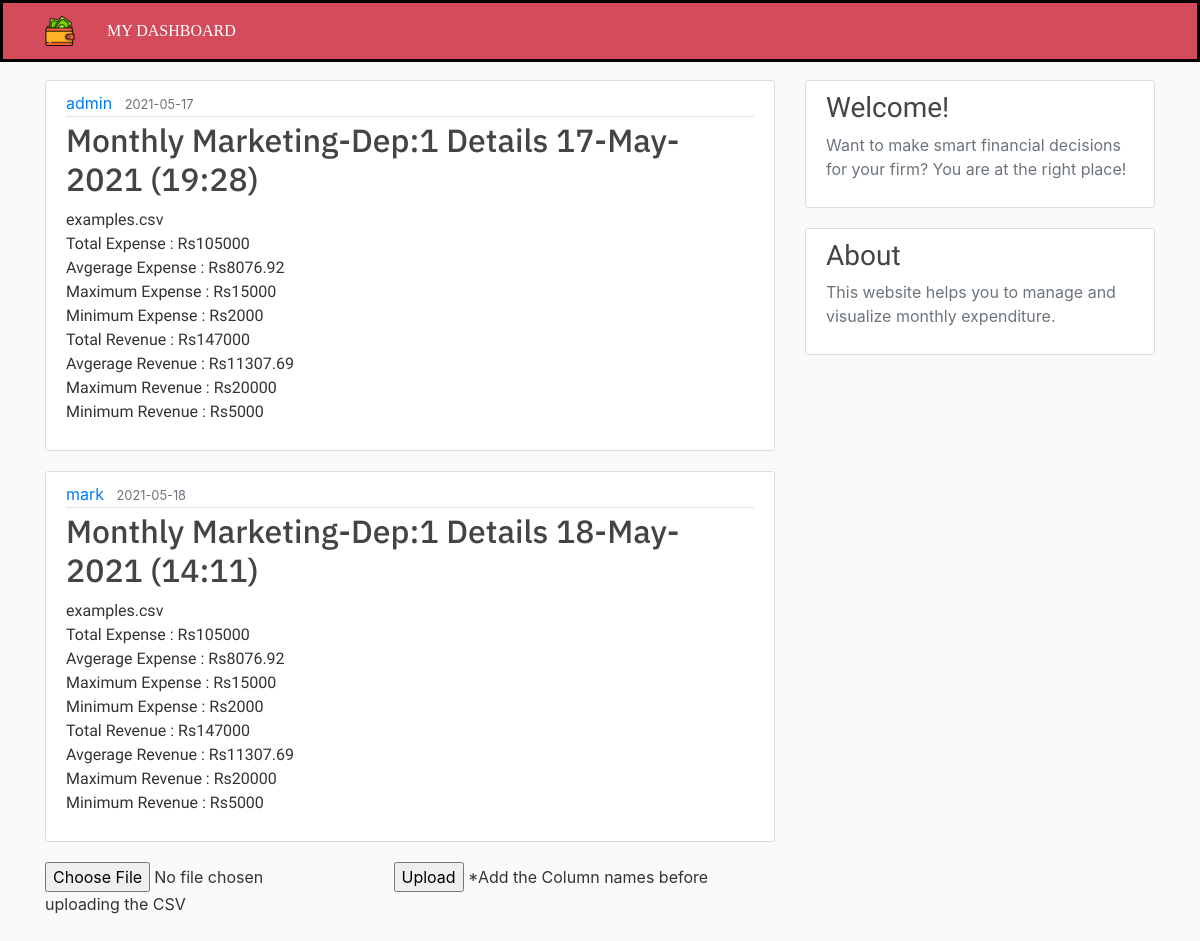
Screenshot of /marketing/department-1 (signed in) with the database file from the repository.
### budgetapp/models.py (models this page shows, shortened)
class Post(db.Model):
    id = db.Column(db.Integer, primary_key=True)
    title = db.Column(db.String(100), nullable=False)
    date_posted = db.Column(db.DateTime, nullable=False, default=datetime.utcnow)
    department = db.Column(db.Text, nullable=False)
    dep_num= db.Column(db.String(12), nullable=False) #Sub-department
    content = db.Column(db.Text, nullable=False)
    user_id = db.Column(db.Text, db.ForeignKey('user.id'), nullable=False)

class User(db.Model, UserMixin):
    id = db.Column(db.Integer, primary_key=True, autoincrement=True)
    username = db.Column(db.String(20), unique=True, nullable=False)
    email = db.Column(db.String(120), unique=True, nullable=False)
    department = db.Column(db.String(12), nullable=False)
    dep_num= db.Column(db.String(12), nullable=False)
    password = db.Column(db.String(60), nullable=False)
    posts = db.relationship('Post', backref='author')

### budgetapp/routes.py (the view, shortened to what this page needs)
@app.route("/marketing/department-1",methods = ["POST", "GET"])
@login_required
def marketing_1():
    global mar,file_m_1,h,m
    data=[]
    posts = Post.query.filter_by(department='Marketing',dep_num='Marketing-Dep:1')
    if mar == 1 or mar == 2:
        if request.method=="POST":
            f = request.files['csvfile']
            if f.filename=='':
                return redirect(url_for('marketing_1'))
            elif f:
                p=f.filename.split(".")
                if "csv" in p:
                    filename = secure_filename(f.filename)
                    f.save(os.path.join(app.config['UPLOAD_FOLDER'], filename))
                else:
                    flash('Uploaded file is not in csv format', 'danger')
                    return redirect(url_for('marketing_1'))
            clean(filename)
            k=post_add(filename,'Marketing','Marketing-Dep:1')
            if k==0:
                flash('Post Already exist', 'warning')
            elif k==-1:
                flash('Add "Category" to Column names in the CSV file and Try again', 'danger')
                return redirect(url_for('marketing_1'))
            else :
                flash('Post added Sucessfully', 'success')
                file_m_1 = filename
            data=func_2(filename)
            cat=data[0]
            label=data[1]
            expense=data[2]
            revenue=data[3]
            labels=','.join(label)
            posts= Post.query.filter_by(department='Marketing',dep_num='Marketing-Dep:1')
            return render_template("marketing_1.html",posts=posts,labels=labels,rev=revenue,exp=expense,u=cat,active_m_1='active',h=h,m=m)
        else:
            return render_template('marketing_1.html', title='Marketing', posts=posts,active_m_1='active',h=h,m=m)
    else:
        return render_template('no_access_page.html',active_m_1='active',h=h,m=m)

### budgetapp/models.py (called while the page is built)
@login_manager.user_loader
def load_user(user_id):
    return User.query.get(int(user_id))

### budgetapp/templates/marketing_1.html (shortened to what this page needs)
{% extends 'layouts.html'%}
    {% block content%}
        {% for post in posts%}
        <article class="media content-section">
          <div class="media-body">
            <div class="article-metadata">
              <a class="mr-2" href="#">{{ post.author.username }}</a>
              <small class="text-muted">{{ post.date_posted.strftime('%Y-%m-%d') }}</small>
            </div>
            <h2><a class="article-title" style="font-family: 'IBM Plex Sans', sans-serif;">{{ post.title }}</a></h2>
            <p class="article-content" style="font-family: 'ABeeZee', sans-serif;">{{ post.content }}</p>
          </div>
        </article>
    {% endfor %}
    <form class="upload" action="department-1" method="POST" enctype="multipart/form-data">
          <input  type="file" name="csvfile">
          <input type="submit" value="Upload">
          <p style="display:inline" >*Add the Column names before uploading the CSV</p>
    </form>
  {% endblock content%}

### budgetapp/static/main.css (style rules this page uses)
body { background: #fafafa; color: #333333; margin-top: 5rem; }
h1, h2, h3, h4, h5, h6 { color: #444444; }
.content-section { background: #ffffff; padding: 10px 20px; border: 1px solid #dddddd; border-radius: 3px; margin-bottom: 20px; }
.article-title { color: #444444; }
.article-content { white-space: pre-line; }
.article-metadata { padding-bottom: 1px; margin-bottom: 4px; border-bottom: 1px solid #e3e3e3 }
.upload { margin-bottom:50px; }

### rows the page displays
Post: author.username "admin", date_posted "2021-05-17", title "Monthly Marketing-Dep:1 Details 17-May-2021 (19:28)", content "examples.csv Total Expense : Rs105000 Avgerage Expense : Rs8076.92 Maximum Expense : Rs15000 Minimum Expense : Rs2000 Total Revenue : Rs147000 Avgerage Revenue : Rs11307.69 Maximum Revenue : Rs20000 Minimum Revenue : Rs5000"
Post: author.username "mark", date_posted "2021-05-18", title "Monthly Marketing-Dep:1 Details 18-May-2021 (14:11)", content "examples.csv Total Expense : Rs105000 Avgerage Expense : Rs8076.92 Maximum Expense : Rs15000 Minimum Expense : Rs2000 Total Revenue : Rs147000 Avgerage Revenue : Rs11307.69 Maximum Revenue : Rs20000 Minimum Revenue : Rs5000"
